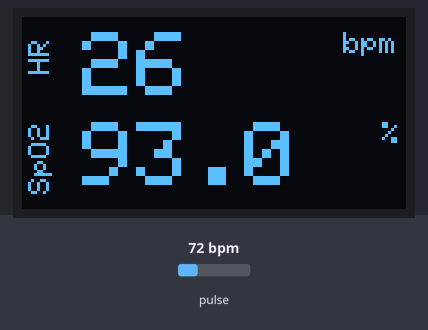
A sketch run on a simulated ESP8266 (NodeMCU). Parts: 128×64 one-colour display. The inputs (shaded band) are chosen by the test bench; at power-on: pulse 72 bpm. WiFi joins after 1.5 s; servers stay silent unless stated; the display library's start-up logo is not drawn; uploads are accepted with an empty reply; what the sketch prints to the serial monitor is not drawn.

Above: at 2.7 s.
2.8 s: pulse set to 42 bpm
At 4.3 s:
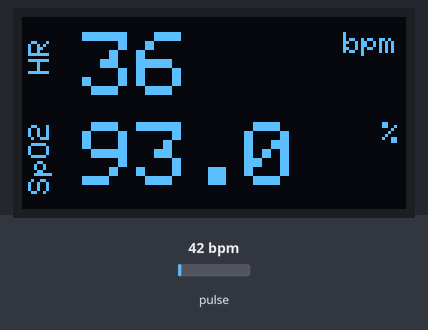
5.8 s: pulse set to 70 bpm
At 7.8 s:
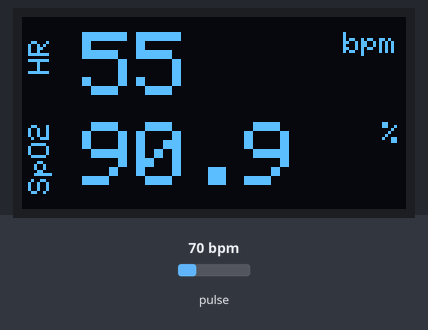
8.4 s: pulse set to 100 bpm
At 10.9 s:
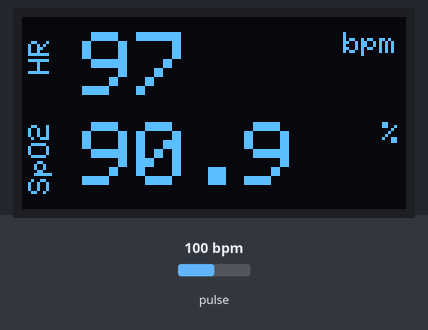
Timing chart, 0 to 12.4 s (numbered marks = the images above; inputs shaded):
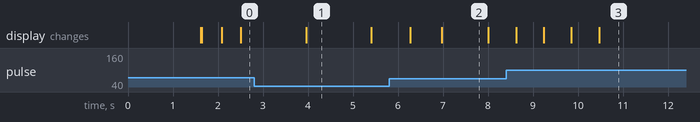

The sketch:

heart_rate.ino
```cpp
#include <ESP8266WiFi.h> //https://github.com/esp8266/Arduino
#include <DNSServer.h>
#include <ESP8266WebServer.h>
#include <ESP8266HTTPClient.h>
#include "WiFiManager.h" //https://github.com/tzapu/WiFiManager
#include <Wire.h>
#include "MAX30105.h" //sparkfun MAX3010X library
//#include <Adafruit_GFX.h>        //OLED libraries
#include <Adafruit_SSD1306.h>
#include <Wire.h>
#include "heartRate.h"
#include <WiFiClient.h>

WiFiClient wifiClient;

void configModeCallback (WiFiManager *myWiFiManager)
{
  Serial.println("Entered config mode");
  Serial.println(WiFi.softAPIP());
  Serial.println(myWiFiManager->getConfigPortalSSID());
}

MAX30105 particleSensor;
///////////////////////////////////////////////////////////////////////////////////
const byte RATE_SIZE = 4; //Increase this for more averaging. 4 is good.
byte rates[RATE_SIZE]; //Array of heart rates
byte rateSpot = 0;
long lastBeat = 0; //Time at which the last beat occurred
float beatsPerMinute;
int beatAvg;

double oxi;

#define SCREEN_WIDTH 128 // OLED display width, in pixels
#define SCREEN_HEIGHT 64 // OLED display height, in pixels
#define OLED_RESET    -1 // Reset pin # (or -1 if sharing Arduino reset pin)

Adafruit_SSD1306 display(SCREEN_WIDTH, SCREEN_HEIGHT, &Wire, OLED_RESET); //Declaring the display name (display)
 ///////////////////////////////////////////////////////////////////////////////////


#define USEFIFO
void setup()
{
  display.begin(SSD1306_SWITCHCAPVCC, 0x3C); //Start the OLED display
  display.display();
  /////////////////////////////////////////////
  Serial.begin(115200);
  Serial.println("Initializing...");
  WiFiManager wifiManager;
  wifiManager.resetSettings();
  wifiManager.setAPCallback(configModeCallback);
  if (!wifiManager.autoConnect())
  {
    Serial.println("failed to connect and hit timeout");
    //Neu ket noi that bai thi reset
    ESP.reset();
    delay(1000);
  }

  // Thanh cong thi bao ra man hinh
  Serial.println("connected...");

  // Initialize sensor

  if (!particleSensor.begin(Wire, I2C_SPEED_FAST)) //Use default I2C port, 400kHz speed
  {
    Serial.println("MAX30102 was not found. Please check wiring/power/solder jumper at MH-ET LIVE MAX30102 board. ");
    while (1);
  }

  //Setup to sense a nice looking saw tooth on the plotter
  //byte ledBrightness = 0x7F; //Options: 0=Off to 255=50mA
  byte ledBrightness = 70; //Options: 0=Off to 255=50mA
  byte sampleAverage = 4; //Options: 1, 2, 4, 8, 16, 32
  byte ledMode = 2; //Options: 1 = Red only, 2 = Red + IR, 3 = Red + IR + Green
  //Options: 1 = IR only, 2 = Red + IR on MH-ET LIVE MAX30102 board
  int sampleRate = 200; //Options: 50, 100, 200, 400, 800, 1000, 1600, 3200
  int pulseWidth = 411; //Options: 69, 118, 215, 411
  int adcRange = 4096; //Options: 2048, 4096, 8192, 16384
  // Set up the wanted parameters
  particleSensor.setup(ledBrightness, sampleAverage, ledMode, sampleRate, pulseWidth, adcRange); //Configure sensor with these settings
}
double avered = 0; double aveir = 0;
double sumirrms = 0;
double sumredrms = 0;
int i = 0;
int Num = 100;//calculate SpO2 by this sampling interval

double ESpO2 = 93.0;//initial value of estimated SpO2
double FSpO2 = 0.7; //filter factor for estimated SpO2
double frate = 0.95; //low pass filter for IR/red LED value to eliminate AC component
#define TIMETOBOOT 2000 // wait for this time(msec) to output SpO2
#define SCALE 88.0 //adjust to display heart beat and SpO2 in the same scale
#define SAMPLING 5 //if you want to see heart beat more precisely , set SAMPLING to 1
#define FINGER_ON 35000 // if red signal is lower than this , it indicates your finger is not on the sensor
#define MINIMUM_SPO2 0.0
void loop()
{

  uint32_t ir, red , green;
  double fred, fir;
  double SpO2 = 0; //raw SpO2 before low pass filtered

#ifdef USEFIFO
  particleSensor.check(); //Check the sensor, read up to 3 samples

  while (particleSensor.available()) {//do we have new data
#ifdef MAX30105
   red = particleSensor.getFIFORed(); //Sparkfun's MAX30105
    ir = particleSensor.getFIFOIR();  //Sparkfun's MAX30105
#else
    red = particleSensor.getFIFOIR(); //why getFOFOIR output Red data by MAX30102 on MH-ET LIVE breakout board
    ir = particleSensor.getFIFORed(); //why getFIFORed output IR data by MAX30102 on MH-ET LIVE breakout board
#endif
    i++;
    fred = (double)red;
    fir = (double)ir;
    avered = avered * frate + (double)red * (1.0 - frate);//average red level by low pass filter
    aveir = aveir * frate + (double)ir * (1.0 - frate); //average IR level by low pass filter
    sumredrms += (fred - avered) * (fred - avered); //square sum of alternate component of red level
    sumirrms += (fir - aveir) * (fir - aveir);//square sum of alternate component of IR level
    if ((i % SAMPLING) == 0) {//slow down graph plotting speed for arduino Serial plotter by thin out
      if ( millis() > TIMETOBOOT) {
        if (ir < FINGER_ON) ESpO2 = MINIMUM_SPO2; //indicator for finger detached
        if (ESpO2 <= -1)
        {
          ESpO2 = 0;
        }

        if (ESpO2 > 100)
        {
          ESpO2 = 100;
        }

        oxi = ESpO2;

        //Serial.print(" Oxygen % = ");
        //Serial.println(ESpO2); //low pass filtered SpO2

      }
    }
    if ((i % Num) == 0) {
      double R = (sqrt(sumredrms) / avered) / (sqrt(sumirrms) / aveir);
      // Serial.println(R);
      SpO2 = -23.3 * (R - 0.4) + 100; //http://ww1.microchip.com/downloads/jp/AppNotes/00001525B_JP.pdf
      ESpO2 = FSpO2 * ESpO2 + (1.0 - FSpO2) * SpO2;//low pass filter
      //  Serial.print(SpO2);Serial.print(",");Serial.println(ESpO2);
      //Serial.print(" Oxygen2 % = ");
      //Serial.println(ESpO2); //low pass filtered SpO2
      sumredrms = 0.0; sumirrms = 0.0; i = 0;
      break;
    }
    particleSensor.nextSample(); //We're finished with this sample so move to next sample
    //Serial.println(SpO2);

       //////////////////////////////////////////////////////////////////////////////
    long irHR = particleSensor.getIR();
    if(irHR > 7000){                                           //If a finger is detected
      display.clearDisplay();                                   //Clear the display
      //display.drawBitmap(5, 5, logo2_bmp, 24, 21, WHITE);       //Draw the first bmp picture (little heart)
      display.setTextSize(1);                                   //Near it display the average BPM you can display the BPM if you want
      display.setTextColor(WHITE);
      display.setCursor(45,2);
      display.setRotation(3);
      display.println("HR");
      display.setRotation(0);
      display.setTextSize(3);
      display.setCursor(20,5);
      display.println(beatAvg);
      display.setCursor(107,5);
      display.setTextSize(1);
      display.print("bpm");

      //display.drawBitmap(5, 5, logo2_bmp, 24, 21, WHITE);       //Draw the first bmp picture (little heart)
      display.setTextSize(1);                                   //Near it display the average BPM you can display the BPM if you want
      display.setTextColor(WHITE);
      display.setRotation(3);
      display.setCursor(5,2);
      display.println("SpO2");
      display.setTextSize(3);
      display.setRotation(0);
      display.setCursor(20,35);
      display.println(oxi,1);
      display.setCursor(120,35);
      display.setTextSize(1);
      display.print("%");
      display.display();
      //delay(100);

      HTTPClient http;

     http.begin(wifiClient,"http://192.168.43.217:3000/data");
     http.addHeader("Content-Type", "application/json");


//
//     http.end();
    if (checkForBeat(irHR) == true)                        //If a heart beat is detected
    {
      long delta = millis() - lastBeat;                   //Measure duration between two beats
      lastBeat = millis();

      beatsPerMinute = 60 / (delta / 1000.0);           //Calculating the BPM

      if (beatsPerMinute < 255 && beatsPerMinute > 20)               //To calculate the average we strore some values (4) then do some math to calculate the average
      {
        rates[rateSpot++] = (byte)beatsPerMinute; //Store this reading in the array
        rateSpot %= RATE_SIZE; //Wrap variable

        //Take average of readings
        beatAvg = 0;
        for (byte x = 0 ; x < RATE_SIZE ; x++)
          beatAvg += rates[x];
        beatAvg /= RATE_SIZE;
      }
      display.clearDisplay();                                //Clear the display
      //display.drawBitmap(0, 0, logo3_bmp, 32, 32, WHITE);    //Draw the second picture (bigger heart)
      display.setTextSize(1);                                //And still displays the average BPM
      display.setTextColor(WHITE);
      display.setRotation(3);
      display.setCursor(45,2);
      display.println("HR");
      display.setRotation(0);
      display.setTextSize(3);
      display.setCursor(20,5);
      display.println(beatAvg);
      display.setCursor(107,5);
      display.setTextSize(1);
      display.print("bpm");


      //display.clearDisplay();                                   //Clear the display
      //display.drawBitmap(5, 5, logo2_bmp, 24, 21, WHITE);       //Draw the first bmp picture (little heart)
      display.setTextSize(1);                                   //Near it display the average BPM you can display the BPM if you want
      display.setTextColor(WHITE);
      display.setCursor(5,2);
      display.setRotation(3);
      display.println("SpO2");
      display.setTextSize(3);
      display.setRotation(0);
      display.setCursor(20,35);
      display.println(oxi,1);
      display.setCursor(120,35);
      display.setTextSize(1);
      display.print("%");
      display.display();
      //tone(3,1000);                                        //And tone the buzzer for a 100ms you can reduce it it will be better
      delay(100);
      //noTone(3);
      //delay(100);
      //Deactivate the buzzer to have the effect of a "bip"
      //We sensed a beat!
      //ESP933041
     // String mtb = "ESP933041";
      //String idbn = "select max(id) from benhnhan";
      int httpCode = http.POST("{\"mathietbi\": \"ESP933041\",\"hr\": "+(String)beatAvg+",\"oxi\":"+(String)oxi+",\"id_benhnhan\":\"select max(id) from benhnhan\"}");
     String payload = http.getString();

     Serial.println("httpCode: " + httpCode);
     Serial.println(payload);
    }

  }
  if (irHR < 7000){       //If no finger is detected it inform the user and put the average BPM to 0 or it will be stored for the next measure
     beatAvg=0;
     beatAvg=0;
     display.clearDisplay();
     display.setTextSize(2);
     display.setTextColor(WHITE);
     display.setCursor(15,7);
     display.println("Xin");
     display.setCursor(30,35);
     display.setTextSize(3);
     display.println("Chao");
     display.display();
     //noTone(3);
     }

////////////////////////////////////////////////////////////////
  }
#endif

}
```

Measured:
- what the display in image 1 shows lasts 1.4 s, from 4.0 s to 5.4 s
- what the display in image 2 shows lasts 1.0 s, from 7.0 s to 8.0 s
